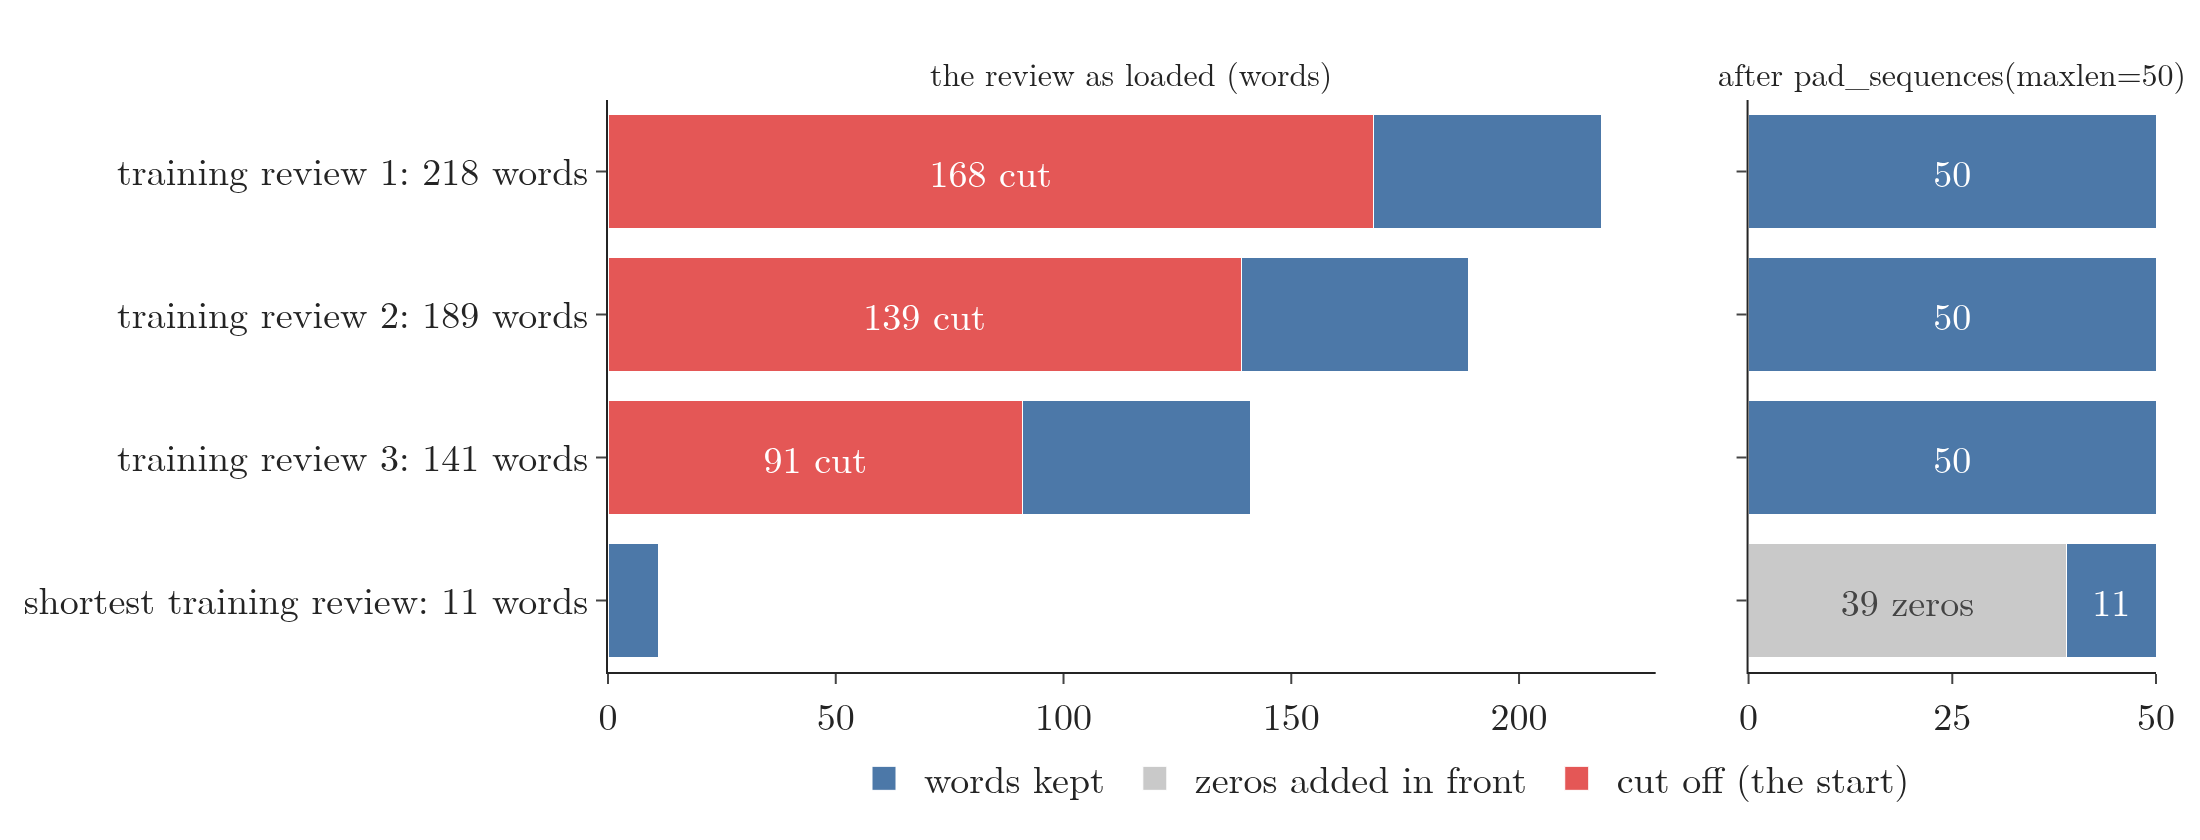

Python code for this plot:
"""What pad_sequences(maxlen=50) does to real IMDB training reviews: long reviews lose their start
(truncating="pre", the default) and keep their last 50 words; a short review gets zeros in front (padding="pre").
Lengths from data/pad_examples.csv (keras.datasets.imdb.load_data order). Plotly."""
from pathlib import Path
import pandas as pd
import plotly.graph_objects as go
from plotly.subplots import make_subplots
from common import BLUE, RED, FONT

here = Path(__file__).parent
P = pd.read_csv(here.parent / "data" / "pad_examples.csv")
assert P.length.tolist() == [218, 189, 141, 11]          # the Note's numbers
M = 50
fig = make_subplots(rows=1, cols=2, column_widths=[0.72, 0.28], horizontal_spacing=0.06,
                    subplot_titles=("the review as loaded (words)", "after pad_sequences(maxlen=50)"))
labels = [f"{r.review}: {r.length} words" for r in P.itertuples()]
cut = [max(n - M, 0) for n in P.length]
kept = [min(n, M) for n in P.length]
pad = [max(M - n, 0) for n in P.length]
fig.add_bar(y=labels, x=cut, orientation="h", marker_color=RED, name="cut off (the start)", row=1, col=1,
            text=[f"{c} cut" if c else "" for c in cut], textposition="inside", insidetextanchor="middle")
fig.add_bar(y=labels, x=kept, orientation="h", marker_color=BLUE, name="kept (the last 50 words)", row=1, col=1,
            showlegend=False)
fig.add_bar(y=labels, x=pad, orientation="h", marker_color="#C9C9C9", name="zeros added in front", row=1, col=2,
            text=[f"{p} zeros" if p else "" for p in pad], textposition="inside", insidetextanchor="middle")
fig.add_bar(y=labels, x=kept, orientation="h", marker_color=BLUE, name="words kept", row=1, col=2,
            text=[f"{k}" for k in kept], textposition="inside", insidetextanchor="middle")
fig.update_yaxes(autorange="reversed")
fig.update_yaxes(showticklabels=False, row=1, col=2)
fig.update_xaxes(range=[0, 230], row=1, col=1)
fig.update_xaxes(range=[0, 50], tickvals=[0, 25, 50], row=1, col=2)
fig.update_layout(barmode="stack", template="simple_white", width=1100, height=420, font=dict(FONT, size=19),
                  legend=dict(orientation="h", x=0.5, xanchor="center", y=-0.12), margin=dict(l=20, r=20, t=50, b=80))
fig.write_image(here / "pad_truncate.png", scale=2)
fig.write_image(here / "pad_truncate.pdf")
